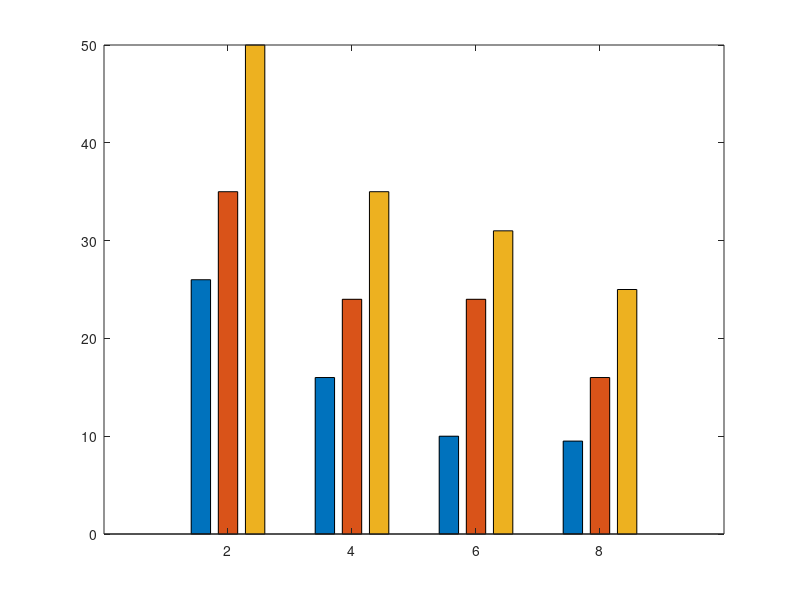

MATLAB code for this plot: (Note: this script raises an error after producing the figure.)
x = [ 2, 4, 6, 8];
y = [26 35 50;  16 24 35; 10 24 31; 9.5 16 25];

figure;
b = bar(x, y, 0.75);
b(1).FaceColor = [158/255 204/255 184/255];
b(1).EdgeColor = [72/255 159/255 120/255];

b(2).FaceColor = [255/255 160/255 155/255];
b(2).EdgeColor = [255/255 119/255 111/255];


b(3).FaceColor = [255/255 194/255 141/255];
b(3).EdgeColor = [255/255 156/255 69/255];

xlabel('Number of m4.large instances');
ylabel('Tree Construction time (in minutes)');

legend('76807 Graphs', '2 Lakh Graphs', 'Half Million Graphs');